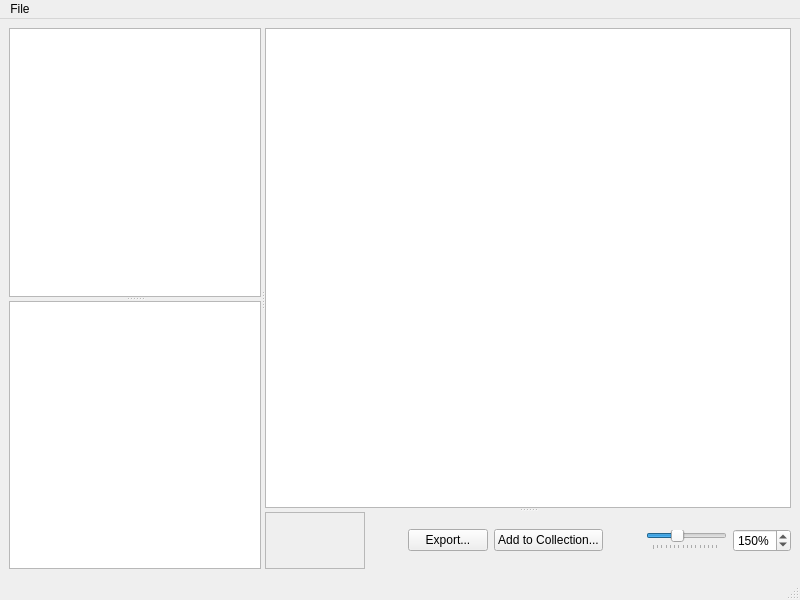
<?xml version="1.0" encoding="UTF-8"?>
<ui version="4.0">
 <class>MainWindow</class>
 <widget class="QMainWindow" name="MainWindow">
  <property name="geometry">
   <rect>
    <x>0</x>
    <y>0</y>
    <width>800</width>
    <height>600</height>
   </rect>
  </property>
  <property name="windowTitle">
   <string>MainWindow</string>
  </property>
  <widget class="QWidget" name="centralwidget">
   <layout class="QVBoxLayout" name="verticalLayout">
    <item>
     <widget class="QSplitter" name="mainSplitter">
      <property name="orientation">
       <enum>Qt::Horizontal</enum>
      </property>
      <widget class="QSplitter" name="leftSplitter">
       <property name="orientation">
        <enum>Qt::Vertical</enum>
       </property>
       <widget class="QTreeView" name="metaTree"/>
       <widget class="QTreeView" name="folderTree"/>
      </widget>
      <widget class="QSplitter" name="rightSplitter">
       <property name="orientation">
        <enum>Qt::Vertical</enum>
       </property>
       <widget class="QListView" name="mainList">
        <property name="selectionMode">
         <enum>QAbstractItemView::ExtendedSelection</enum>
        </property>
        <property name="verticalScrollMode">
         <enum>QAbstractItemView::ScrollPerItem</enum>
        </property>
       </widget>
       <widget class="QWidget" name="layoutWidget">
        <layout class="QHBoxLayout" name="horizontalLayout">
         <item>
          <widget class="QFrame" name="selectionFrame">
           <property name="minimumSize">
            <size>
             <width>100</width>
             <height>0</height>
            </size>
           </property>
           <property name="frameShape">
            <enum>QFrame::StyledPanel</enum>
           </property>
           <property name="frameShadow">
            <enum>QFrame::Raised</enum>
           </property>
          </widget>
         </item>
         <item>
          <spacer name="horizontalSpacer">
           <property name="orientation">
            <enum>Qt::Horizontal</enum>
           </property>
           <property name="sizeHint" stdset="0">
            <size>
             <width>40</width>
             <height>20</height>
            </size>
           </property>
          </spacer>
         </item>
         <item>
          <widget class="QPushButton" name="exportBtn">
           <property name="text">
            <string>Export...</string>
           </property>
          </widget>
         </item>
         <item>
          <widget class="QPushButton" name="collectioBtn">
           <property name="text">
            <string>Add to Collection...</string>
           </property>
          </widget>
         </item>
         <item>
          <spacer name="horizontalSpacer_2">
           <property name="orientation">
            <enum>Qt::Horizontal</enum>
           </property>
           <property name="sizeHint" stdset="0">
            <size>
             <width>40</width>
             <height>20</height>
            </size>
           </property>
          </spacer>
         </item>
         <item>
          <widget class="QSlider" name="sizeSlider">
           <property name="minimum">
            <number>10</number>
           </property>
           <property name="maximum">
            <number>400</number>
           </property>
           <property name="value">
            <number>150</number>
           </property>
           <property name="sliderPosition">
            <number>150</number>
           </property>
           <property name="orientation">
            <enum>Qt::Horizontal</enum>
           </property>
           <property name="invertedAppearance">
            <bool>false</bool>
           </property>
           <property name="invertedControls">
            <bool>false</bool>
           </property>
           <property name="tickPosition">
            <enum>QSlider::TicksBelow</enum>
           </property>
           <property name="tickInterval">
            <number>25</number>
           </property>
          </widget>
         </item>
         <item>
          <widget class="QSpinBox" name="sizeBox">
           <property name="suffix">
            <string>%</string>
           </property>
           <property name="minimum">
            <number>10</number>
           </property>
           <property name="maximum">
            <number>400</number>
           </property>
           <property name="value">
            <number>150</number>
           </property>
          </widget>
         </item>
        </layout>
       </widget>
      </widget>
     </widget>
    </item>
   </layout>
  </widget>
  <widget class="QMenuBar" name="menubar">
   <property name="geometry">
    <rect>
     <x>0</x>
     <y>0</y>
     <width>800</width>
     <height>25</height>
    </rect>
   </property>
   <widget class="QMenu" name="menuFile">
    <property name="title">
     <string>File</string>
    </property>
    <addaction name="actionExit"/>
   </widget>
   <addaction name="menuFile"/>
  </widget>
  <widget class="QStatusBar" name="statusbar"/>
  <action name="actionExit">
   <property name="text">
    <string>Exit</string>
   </property>
  </action>
 </widget>
 <resources/>
 <connections>
  <connection>
   <sender>sizeSlider</sender>
   <signal>valueChanged(int)</signal>
   <receiver>sizeBox</receiver>
   <slot>setValue(int)</slot>
   <hints>
    <hint type="sourcelabel">
     <x>660</x>
     <y>539</y>
    </hint>
    <hint type="destinationlabel">
     <x>752</x>
     <y>532</y>
    </hint>
   </hints>
  </connection>
  <connection>
   <sender>sizeBox</sender>
   <signal>valueChanged(int)</signal>
   <receiver>sizeSlider</receiver>
   <slot>setValue(int)</slot>
   <hints>
    <hint type="sourcelabel">
     <x>756</x>
     <y>541</y>
    </hint>
    <hint type="destinationlabel">
     <x>681</x>
     <y>539</y>
    </hint>
   </hints>
  </connection>
 </connections>
</ui>
